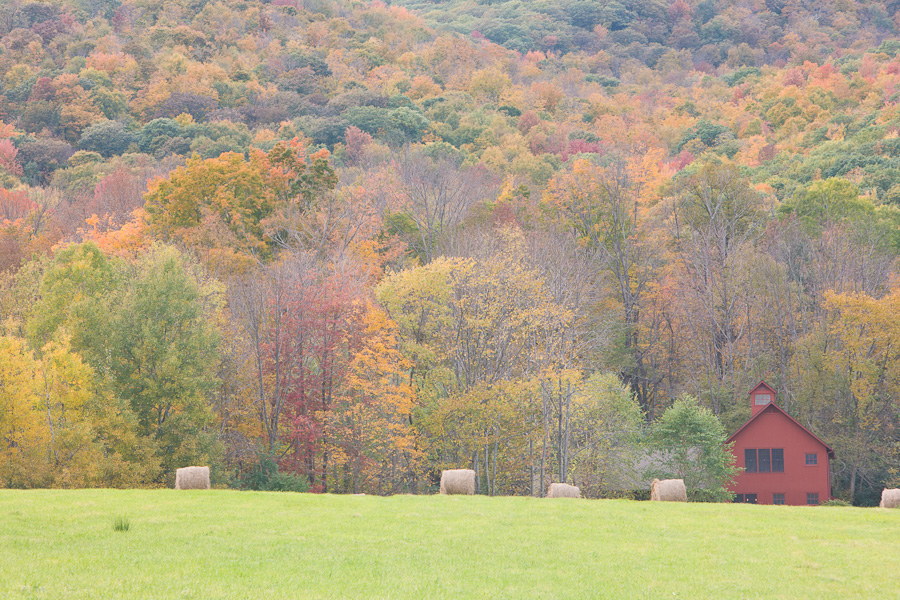
//> input picture experiments/week2/images/trees.jpg, 900 x 600 px
$ ./histogram_equalization   (built with g++ and OpenCV 4)
//> lines starting //> are read from the running program, lines starting //| are printed output that depends on the picture; after the words box and inside, x2 and y2 are one past the last pixel; in counts of white or black regions, pixels touching at a corner belong together
#include <stdio.h>
#include <opencv2/opencv.hpp>

#define R_WEIGHT 0.2989
#define G_WEIGHT 0.5870
#define B_WEIGHT 0.1140

using namespace cv;

Mat convert_to_grayscale(const Mat& input_image)
{

    Mat rgb_image = input_image.clone();
    Mat grayscale_image = cv::Mat(rgb_image.rows, rgb_image.cols, CV_8UC1, cv::Scalar(0, 0, 0));

    for(int j = 0; j < grayscale_image.rows; j++)
        for(int i = 0; i < grayscale_image.cols; i++)
        {
            Vec3b rgb_value = rgb_image.at<Vec3b>(j, i);
	    grayscale_image.at<uchar>(j,i) = R_WEIGHT*rgb_value[0] + G_WEIGHT*rgb_value[1] + B_WEIGHT*rgb_value[2] ;
        }

    return grayscale_image;

}

void compute_histogram(const Mat& input_image, int histogram[])
{

    for (int i = 0 ; i <256 ; i++)
	histogram[i] = 0;

    // Store the frequency of intensities
    for(int j = 0; j < input_image.rows; j++)
        for(int i = 0; i < input_image.cols; i++)
        {
	    histogram[input_image.at<uchar>(j,i)]++;
        }

}

void display_histogram(int histogram[], const char* name)
{
    int hist[256];

    for(int i = 0; i < 256; i++)
    {
        hist[i]=histogram[i];
    }

    // draw the histograms
    int hist_w = 512; int hist_h = 400;
    int bin_w = cvRound((double) hist_w/256);

    Mat histogram_image(hist_h, hist_w, CV_8UC1, Scalar(255, 255, 255));

    // find the maximum intensity element from histogram
    int max = hist[0];
    for(int i = 1; i < 256; i++){
        if(max < hist[i]){
            max = hist[i];
        }
    }

    // normalize the histogram between 0 and histImage.rows

    for(int i = 0; i < 256; i++){
        hist[i] = ((double)hist[i]/max)*histogram_image.rows;
    }


    // draw the intensity line for histogram
    for(int i = 0; i < 256; i++)
    {
        line(histogram_image, Point(bin_w*(i), hist_h),
                              Point(bin_w*(i), hist_h - hist[i]),
             Scalar(0,0,0), 1, 8, 0);
    }

    // display histogram
    namedWindow(name, CV_WINDOW_AUTOSIZE);
    imshow(name, histogram_image);

    std::ostringstream display_string ;

    display_string<<"../results/histogram_equalization/"<< name <<".jpg";

    imwrite( display_string.str(), histogram_image );
}

void compute_cumulative_histogram(int histogram[], int cumulative_histogram[])
{
    cumulative_histogram[0] = histogram[0];

    for(int j = 1; j < 256 ; j++)
    {
	cumulative_histogram[j] = histogram[j]+cumulative_histogram[j-1];
    }
}

int scale_histogram(int cumulative_histogram[],int scaled_histogram[], float scaling_factor)
{

    for(int j = 0; j < 256 ; j++)
    {
	scaled_histogram[j] = cvRound(cumulative_histogram[j]*scaling_factor);
    }

}

Mat equalize_image(const Mat& input_image, int histogram[])
{

   int cumulative_histogram[256], scaled_histogram[256];

   int image_size = input_image.rows*input_image.cols;

   // Compute alpha (scaling factor) based on total number of pixels and maximum intensity
   float scaling_factor = 255.0/image_size;


   // Compute probability of each intensity by normalizing the histogram
   double intensity_probability[256];

   for(int i = 0; i < 256 ; i++)
   {
      intensity_probability[i] =  histogram[i]/image_size;
   }


   // Compute the cumulative histogram by adding all values of lower intensities
   compute_cumulative_histogram(histogram, cumulative_histogram);

   // Scaled the cumulative histogram by the scaling factor
   scale_histogram(cumulative_histogram, scaled_histogram, scaling_factor);

   Mat equalized_image = input_image.clone();

   // Equalize the image by looking at the value from scaled histogram at the intensity
   // level at the corresponding pixel

   for(int j = 0; j < equalized_image.rows; j++)
       for(int i = 0; i < equalized_image.cols; i++)
       {
	    equalized_image.at<uchar>(j,i) = saturate_cast<uchar>(scaled_histogram[equalized_image.at<uchar>(j,i)]);
       }


   return equalized_image;

}


int main(int argc, char** argv )
{
    Mat rgb_image, grayscale_image, equalized_image;
    rgb_image = imread( "../images/trees.jpg", 1 );
//> rgb_image is the input picture: 600 rows x 900 cols, CV_8UC3; mean B, G, R 128.7, 160.1, 171.3

    if ( !rgb_image.data )
    {
        printf("No image data \n");
        return -1;
    }

    int histogram[256], equalized_histogram[256];

    grayscale_image = convert_to_grayscale(rgb_image);
//> after the loop in convert_to_grayscale, `for(int j = 0; j < grayscale_image.rows; j++)`:
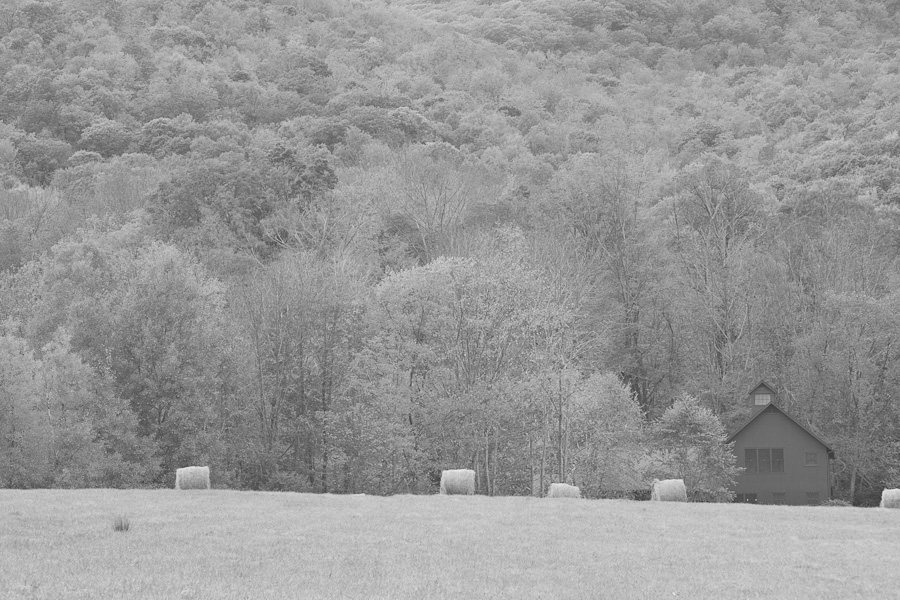
//> grayscale_image: 600 rows x 900 cols, CV_8UC1; min 55, max 236, mean 151.5

    compute_histogram(grayscale_image, histogram);
//> histogram = 256 values, max 7986 at index 149, min 0 at index 0, mean 2109.4

    equalized_image = equalize_image(grayscale_image, histogram);
//> in equalize_image, `compute_cumulative_histogram(histogram, cumulative_histogram);`: cumulative_histogram = 256 values from 0 to 540000
//> in equalize_image, `scale_histogram(cumulative_histogram, scaled_histogram, scaling_factor);`: scaled_histogram = 256 values from 0 to 255
//> after the loop in equalize_image, `for(int j = 0; j < equalized_image.rows; j++)`:
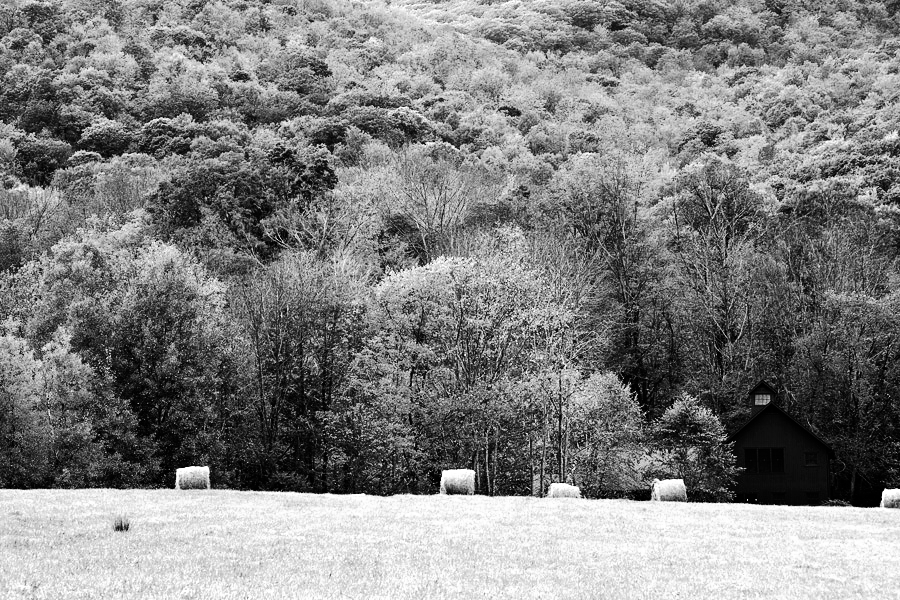
//> equalized_image: 600 rows x 900 cols, CV_8UC1; min 0, max 255, mean 128.9

    compute_histogram(equalized_image, equalized_histogram);
//> equalized_histogram = 256 values, max 7986 at index 122, min 0 at index 12, mean 2109.4

    namedWindow("Original Image", WINDOW_AUTOSIZE);
    imwrite( "../results/histogram_equalization/original_image.jpg", rgb_image );
    imshow("Original Image", grayscale_image);

    display_histogram(histogram, "original_histogram");
//> after the loop in display_histogram, `for(int i = 0; i < 256; i++)`: hist has the same summary as histogram outside display_histogram
//> in display_histogram, `int max = hist[0];`: max = 0
//> the loop in display_histogram, `for(int i = 1; i < 256; i++)` made 255 passes
//> max on passes 55, 56, 58, 60, 63, 64, 65, 66, 67, 69, 70, 71: 1, 4, 7, 10, 14, 18, 21, 29, 36, 47, 52, 62
//> after the loop in display_histogram, `for(int i = 1; i < 256; i++)`: max = 7986
//> after the loop in display_histogram, `for(int i = 0; i < 256; i++)`: hist = 256 values, max 400 at index 149, min 0 at index 0, mean 105.3
//> after the loop in display_histogram, `for(int i = 0; i < 256; i++)`:
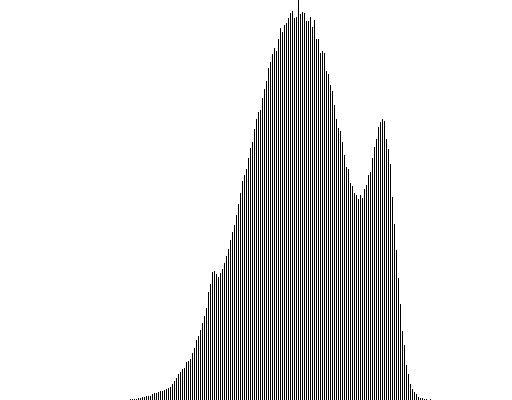
//> histogram_image: 400 rows x 512 cols, CV_8UC1; 86.8% white; black in thin lines or dots, all inside (x1, y1, x2, y2) = (130, 0, 431, 400)

    namedWindow("Equalized Image", WINDOW_AUTOSIZE);
    imwrite( "../results/histogram_equalization/equalized_image.jpg", equalized_image );
    imshow("Equalized Image", equalized_image);

    display_histogram(equalized_histogram, "equalized_histogram");
//> call 2 of display_histogram, with name = "equalized_histogram"
//> after the loop in display_histogram (call 2), `for(int i = 0; i < 256; i++)`: hist has the same summary as equalized_histogram outside display_histogram
//> in display_histogram (call 2), `int max = hist[0];`: max = 956
//> the loop in display_histogram (call 2), `for(int i = 1; i < 256; i++)` made 255 passes
//> max on passes 1, 3, 4, 8, 26, 27, 29, 31, 33, 35, 37, 39: 2008, 2041, 2575, 3225, 3368, 3505, 3699, 3928, 4139, 4390, 4496, 4624
//> after the loop in display_histogram (call 2), `for(int i = 1; i < 256; i++)`: max = 7986
//> after the loop in display_histogram (call 2), `for(int i = 0; i < 256; i++)`: hist = 256 values, max 400 at index 122, min 0 at index 12, mean 105.4
//> after the loop in display_histogram (call 2), `for(int i = 0; i < 256; i++)`:
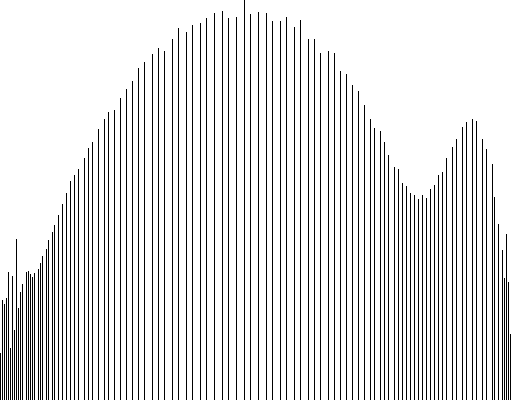
//> histogram_image: 400 rows x 512 cols, CV_8UC1; 86.8% white; black in thin lines or dots

    waitKey(0);

    return 0;
}
